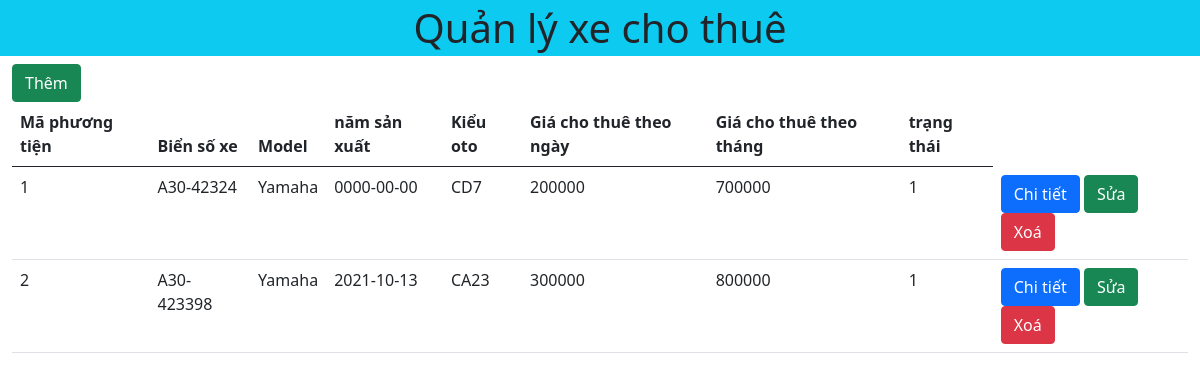
The page / on the database its author committed.
### tables this page shows
CREATE TABLE `tb_rentcar` (
  `vehicle_id` int(10) NOT NULL,
  `license_no` varchar(20) NOT NULL,
  `model` varchar(20) NOT NULL,
  `year` date NOT NULL,
  `ctype` varchar(50) NOT NULL,
  `drate` int(10) NOT NULL,
  `wrate` int(10) NOT NULL,
  `status` tinyint(1) NOT NULL
);

### src/index.php (the view, shortened to what this page needs)
<?php include './header.php'; ?>
<a href="process/add.php" class="btn btn-success">Thêm</a>
<table class="table table-responsive">
    <thead>
        <tr>
            <th scope="col">Mã phương tiện</th>
            <th scope="col">Biển số xe</th>
            <th scope="col">Model</th>
            <th scope="col">năm sản xuất</th>
            <th scope="col">Kiểu oto</th>
            <th scope="col">Giá cho thuê theo ngày</th>
            <th scope="col">Giá cho thuê theo tháng</th>
            <th scope="col">trạng thái</th>
        </tr>
    </thead>
    <tbody>
        <?php
        include './config.php';
        $sql = "SELECT * FROM tb_rentcar ";
        $result = mysqli_query($conn, $sql);
        if (mysqli_num_rows($result) > 0) {
            while ($row = mysqli_fetch_assoc($result)) {
                echo "<tr>";
                echo '<td>' . $row['vehicle_id'] . '</td>';
                echo '<td>' . $row['license_no'] . '</td>';
                echo '<td>' . $row['model'] . '</td>';
                echo '<td>' . $row['year'] . '</td>';
                echo '<td>' . $row['ctype'] . '</td>';
                echo '<td>' . $row['drate'] . '</td>';
                echo '<td>' . $row['wrate'] . '</td>';
                echo '<td>' . $row['status'] . '</td>';
                echo '<td>
                <a href="./info.php?id=' . $row['vehicle_id'] . '" class="btn btn-primary">Chi tiết</a>
                <a href="process/edit.php?id=' . $row['vehicle_id'] . '" class="btn btn-success">Sửa</a>
                <a href="process/delete.php?id=' . $row['vehicle_id'] . '" class="btn btn-danger">Xoá</a>
                </td>';
                echo '</tr>';
            }
        }
        ?>
    </tbody>
</table>
<?php include './footer.php' ?>

### src/header.php (shortened to what this page needs)
<!DOCTYPE html>
<html lang="en">
<head>
    <link href="https://cdn.jsdelivr.net/npm/bootstrap@5.0.2/dist/css/bootstrap.min.css" rel="stylesheet">
    <link rel="stylesheet" href="https://cdnjs.cloudflare.com/ajax/libs/font-awesome/6.0.0-beta2/css/all.min.css" />
<body>
    <h1 class="bg-info text-center p-1">Quản lý xe cho thuê</h1>
    <main class="container-fluid">

### src/footer.php (shortened to what this page needs)
</main>
</body>
</html>

### rows shown on the page
tb_rentcar: vehicle_id "1", license_no "A30-42324", model "Yamaha", year "0000-00-00", ctype "CD7", drate "200000", wrate "700000", status "1"
tb_rentcar: vehicle_id "2", license_no "A30-423398", model "Yamaha", year "2021-10-13", ctype "CA23", drate "300000", wrate "800000", status "1"
